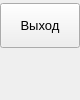
                 <widget class="QFrame" name="extraRightBox">
                  <property name="minimumSize">
                   <size>
                    <width>0</width>
                    <height>0</height>
                   </size>
                  </property>
                  <property name="maximumSize">
                   <size>
                    <width>0</width>
                    <height>16777215</height>
                   </size>
                  </property>
                  <property name="frameShape">
                   <enum>QFrame::Shape::NoFrame</enum>
                  </property>
                  <property name="frameShadow">
                   <enum>QFrame::Shadow::Raised</enum>
                  </property>
                  <layout class="QVBoxLayout" name="verticalLayout_7">
                   <property name="spacing">
                    <number>0</number>
                   </property>
                   <property name="leftMargin">
                    <number>0</number>
                   </property>
                   <property name="topMargin">
                    <number>0</number>
                   </property>
                   <property name="rightMargin">
                    <number>0</number>
                   </property>
                   <property name="bottomMargin">
                    <number>0</number>
                   </property>
                   <item>
                    <widget class="QFrame" name="themeSettingsTopDetail">
                     <property name="maximumSize">
                      <size>
                       <width>16777215</width>
                       <height>3</height>
                      </size>
                     </property>
                     <property name="frameShape">
                      <enum>QFrame::Shape::NoFrame</enum>
                     </property>
                     <property name="frameShadow">
                      <enum>QFrame::Shadow::Raised</enum>
                     </property>
                    </widget>
                   </item>
                   <item>
                    <widget class="QFrame" name="contentSettings">
                     <property name="frameShape">
                      <enum>QFrame::Shape::NoFrame</enum>
                     </property>
                     <property name="frameShadow">
                      <enum>QFrame::Shadow::Raised</enum>
                     </property>
                     <layout class="QVBoxLayout" name="verticalLayout_13">
                      <property name="spacing">
                       <number>0</number>
                      </property>
                      <property name="leftMargin">
                       <number>0</number>
                      </property>
                      <property name="topMargin">
                       <number>0</number>
                      </property>
                      <property name="rightMargin">
                       <number>0</number>
                      </property>
                      <property name="bottomMargin">
                       <number>0</number>
                      </property>
                      <item alignment="Qt::AlignmentFlag::AlignTop">
                       <widget class="QFrame" name="topMenus">
                        <property name="frameShape">
                         <enum>QFrame::Shape::NoFrame</enum>
                        </property>
                        <property name="frameShadow">
                         <enum>QFrame::Shadow::Raised</enum>
                        </property>
                        <layout class="QVBoxLayout" name="verticalLayout_14">
                         <property name="spacing">
                          <number>0</number>
                         </property>
                         <property name="leftMargin">
                          <number>0</number>
                         </property>
                         <property name="topMargin">
                          <number>0</number>
                         </property>
                         <property name="rightMargin">
                          <number>0</number>
                         </property>
                         <property name="bottomMargin">
                          <number>0</number>
                         </property>
                         <item>
                          <widget class="QPushButton" name="btn_logout">
                           <property name="sizePolicy">
                            <sizepolicy hsizetype="Expanding" vsizetype="Fixed">
                             <horstretch>0</horstretch>
                             <verstretch>0</verstretch>
                            </sizepolicy>
                           </property>
                           <property name="minimumSize">
                            <size>
                             <width>0</width>
                             <height>45</height>
                            </size>
                           </property>
                           <property name="font">
                            <font>
                             <family>Segoe UI</family>
                             <pointsize>10</pointsize>
                             <italic>false</italic>
                             <bold>false</bold>
                            </font>
                           </property>
                           <property name="cursor">
                            <cursorShape>PointingHandCursor</cursorShape>
                           </property>
                           <property name="layoutDirection">
                            <enum>Qt::LayoutDirection::LeftToRight</enum>
                           </property>
                           <property name="styleSheet">
                            <string notr="true">background-image: url(:/icons/images/icons/cil-account-logout.png);</string>
                           </property>
                           <property name="text">
                            <string>Выход</string>
                           </property>
                          </widget>
                         </item>
                        </layout>
                       </widget>
                      </item>
                     </layout>
                    </widget>
                   </item>
                  </layout>
                 </widget>
